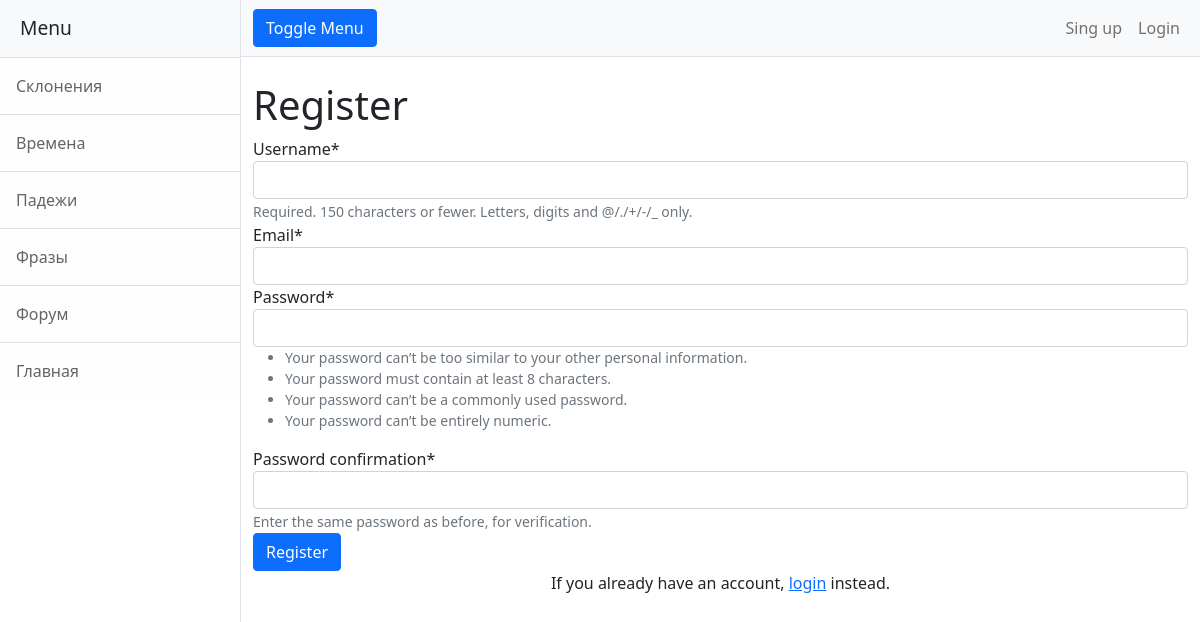
Screenshot of /singup/ with the database file from the repository.
### review/models.py (models this page shows, shortened)
class Sidebar(models.Model):
    head = models.CharField(max_length=100)
    link = models.CharField(max_length=150)
    class Meta:
        verbose_name = 'Сайдбар страница'
        verbose_name_plural = 'Сайдбар страницы'

### singuplogin/views.py (the view, shortened to what this page needs)
# urls.py: path('singup/', singup_page),
def singup_page(request):
	form = NewUserForm()
	return render (request=request, template_name="singuplogin/singup.html", context={"register_form":form})

### singuplogin/forms.py (shortened to what this page needs)
class NewUserForm(UserCreationForm):
	email = forms.EmailField(required=True)
	class Meta:
		model = User
		fields = ("username", "email", "password1", "password2")

### review/templatetags/sidebar.py (called while the page is built)
@register.simple_tag()
def get_sidebar():
    return Sidebar.objects.all()

### templates/singuplogin/singup.html (shortened to what this page needs)
{% extends "main.html" %}
{% block content %}
{% load crispy_forms_tags %}
<div class="container py-4">
	<h1>Register</h1>
	<form method="POST">
		{{ register_form|crispy }}
		<button class="btn btn-primary" type="submit">Register</button>
	</form>
	<p class="text-center">If you already have an account, <a href="/login">login</a> instead.</p>
</div>
{% endblock %}

### templates/blocks/sidebar.html
{%block sidebar%}
{%load sidebar%}
{%get_sidebar as pages%}
<div class="border-end bg-white" id="sidebar-wrapper">
    <div class="sidebar-heading border-bottom bg-light">Menu</div>
    <div class="list-group list-group-flush">
        {%for page in pages%}
            <a class="list-group-item list-group-item-action list-group-item-light p-3" href="{{page.link}}">{{page.head}}</a>
        {%endfor%}
    </div>
</div>
{%endblock%}

### static/review/css/table_style.css (style rules this page uses)
html { font-family: sans-serif; }

### rows the page displays
Sidebar: head "Склонения"
Sidebar: head "Времена"
Sidebar: head "Падежи"
Sidebar: head "Фразы"
Sidebar: head "Форум"
Sidebar: head "Главная"
